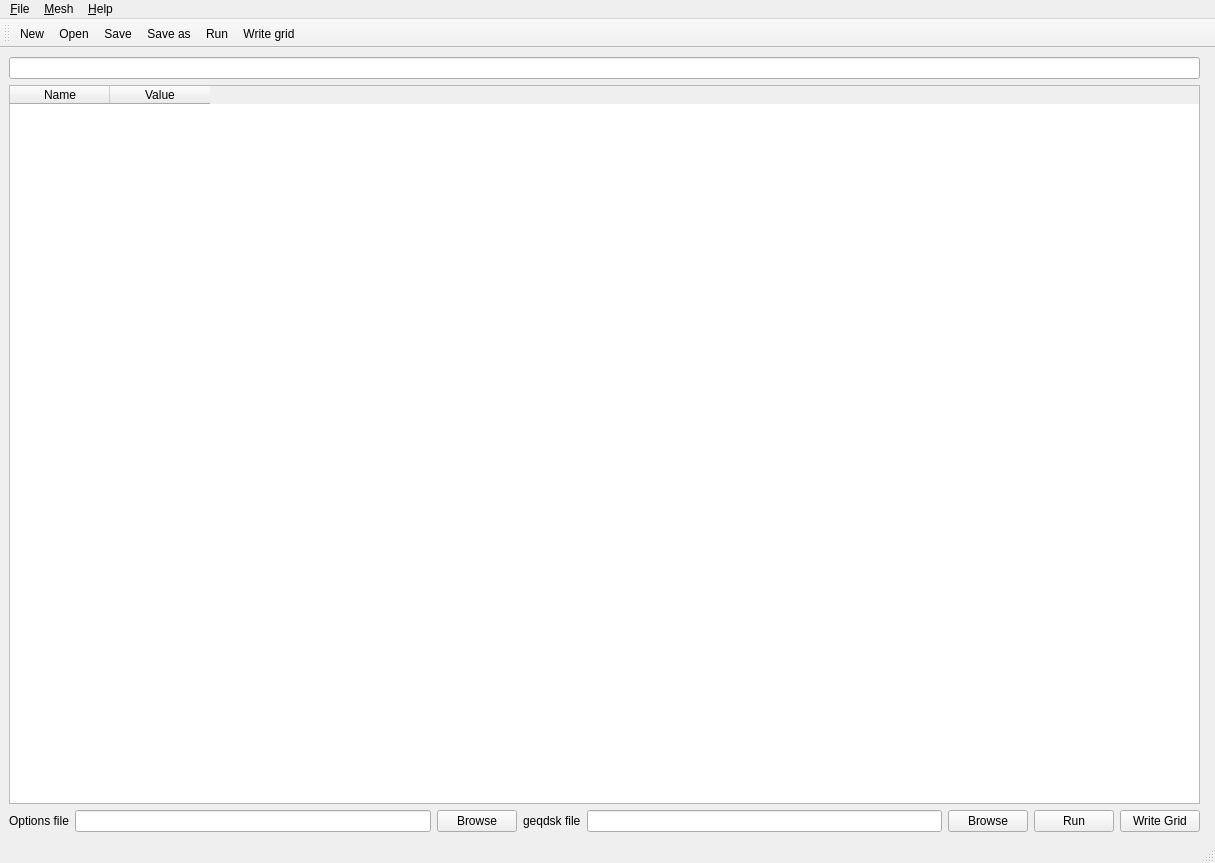
<?xml version="1.0" encoding="UTF-8"?>
<ui version="4.0">
 <class>Hypnotoad2</class>
 <widget class="QMainWindow" name="Hypnotoad2">
  <property name="geometry">
   <rect>
    <x>0</x>
    <y>0</y>
    <width>1215</width>
    <height>863</height>
   </rect>
  </property>
  <property name="windowTitle">
   <string>MainWindow</string>
  </property>
  <widget class="QWidget" name="centralwidget">
   <layout class="QHBoxLayout" name="horizontalLayout_2">
    <item>
     <layout class="QHBoxLayout" name="horizontalLayout">
      <item>
       <layout class="QVBoxLayout" name="verticalLayout_2">
        <item>
         <widget class="QLineEdit" name="search_bar"/>
        </item>
        <item>
         <widget class="QTableWidget" name="options_form">
          <column>
           <property name="text">
            <string>Name</string>
           </property>
          </column>
          <column>
           <property name="text">
            <string>Value</string>
           </property>
          </column>
         </widget>
        </item>
        <item>
         <layout class="QHBoxLayout" name="horizontalLayout_3">
          <item>
           <widget class="QLabel" name="options_file_label">
            <property name="text">
             <string>Options file</string>
            </property>
           </widget>
          </item>
          <item>
           <widget class="QLineEdit" name="options_file_line_edit"/>
          </item>
          <item>
           <widget class="QPushButton" name="options_file_browse_button">
            <property name="text">
             <string>Browse</string>
            </property>
           </widget>
          </item>
          <item>
           <widget class="QLabel" name="geqdsk_file_label">
            <property name="text">
             <string>geqdsk file</string>
            </property>
           </widget>
          </item>
          <item>
           <widget class="QLineEdit" name="geqdsk_file_line_edit"/>
          </item>
          <item>
           <widget class="QPushButton" name="geqdsk_file_browse_button">
            <property name="text">
             <string>Browse</string>
            </property>
           </widget>
          </item>
          <item>
           <widget class="QPushButton" name="run_button">
            <property name="text">
             <string>Run</string>
            </property>
           </widget>
          </item>
          <item>
           <widget class="QPushButton" name="write_grid_button">
            <property name="text">
             <string>Write Grid</string>
            </property>
           </widget>
          </item>
         </layout>
        </item>
       </layout>
      </item>
      <item>
       <widget class="QWidget" name="plottingArea" native="true"/>
      </item>
     </layout>
    </item>
   </layout>
  </widget>
  <widget class="QMenuBar" name="menubar">
   <property name="geometry">
    <rect>
     <x>0</x>
     <y>0</y>
     <width>1215</width>
     <height>22</height>
    </rect>
   </property>
   <widget class="QMenu" name="menu_File">
    <property name="title">
     <string>&amp;File</string>
    </property>
    <addaction name="action_New"/>
    <addaction name="action_Open"/>
    <addaction name="action_Save"/>
    <addaction name="action_Save_as"/>
    <addaction name="action_Revert"/>
    <addaction name="separator"/>
    <addaction name="action_Quit"/>
   </widget>
   <widget class="QMenu" name="menu_Help">
    <property name="title">
     <string>&amp;Help</string>
    </property>
    <addaction name="action_About"/>
   </widget>
   <widget class="QMenu" name="menu_Mesh">
    <property name="title">
     <string>&amp;Mesh</string>
    </property>
    <addaction name="action_Run"/>
    <addaction name="action_Write_grid"/>
   </widget>
   <addaction name="menu_File"/>
   <addaction name="menu_Mesh"/>
   <addaction name="menu_Help"/>
  </widget>
  <widget class="QStatusBar" name="statusbar"/>
  <widget class="QToolBar" name="toolBar">
   <property name="windowTitle">
    <string>toolBar</string>
   </property>
   <attribute name="toolBarArea">
    <enum>TopToolBarArea</enum>
   </attribute>
   <attribute name="toolBarBreak">
    <bool>false</bool>
   </attribute>
   <addaction name="action_New"/>
   <addaction name="action_Open"/>
   <addaction name="action_Save"/>
   <addaction name="action_Save_as"/>
   <addaction name="action_Run"/>
   <addaction name="action_Write_grid"/>
  </widget>
  <action name="action_New">
   <property name="icon">
    <iconset theme="document-new">
     <normaloff>.</normaloff>.</iconset>
   </property>
   <property name="text">
    <string>&amp;New</string>
   </property>
  </action>
  <action name="action_Open">
   <property name="icon">
    <iconset theme="document-open">
     <normaloff>.</normaloff>.</iconset>
   </property>
   <property name="text">
    <string>&amp;Open</string>
   </property>
  </action>
  <action name="action_Save">
   <property name="icon">
    <iconset theme="document-save">
     <normaloff>.</normaloff>.</iconset>
   </property>
   <property name="text">
    <string>&amp;Save</string>
   </property>
   <property name="toolTip">
    <string>Save</string>
   </property>
  </action>
  <action name="action_Save_as">
   <property name="icon">
    <iconset theme="document-save-as">
     <normaloff>.</normaloff>.</iconset>
   </property>
   <property name="text">
    <string>Save as</string>
   </property>
  </action>
  <action name="action_Quit">
   <property name="icon">
    <iconset theme="application-exit">
     <normaloff>.</normaloff>.</iconset>
   </property>
   <property name="text">
    <string>&amp;Quit</string>
   </property>
  </action>
  <action name="action_About">
   <property name="icon">
    <iconset theme="help-about">
     <normaloff>.</normaloff>.</iconset>
   </property>
   <property name="text">
    <string>&amp;About</string>
   </property>
  </action>
  <action name="action_Run">
   <property name="icon">
    <iconset theme="system-run">
     <normaloff>.</normaloff>.</iconset>
   </property>
   <property name="text">
    <string>&amp;Run</string>
   </property>
  </action>
  <action name="action_Write_grid">
   <property name="icon">
    <iconset theme="document-print">
     <normaloff>.</normaloff>.</iconset>
   </property>
   <property name="text">
    <string>&amp;Write grid</string>
   </property>
  </action>
  <action name="action_Revert">
   <property name="icon">
    <iconset theme="document-revert">
     <normaloff>.</normaloff>.</iconset>
   </property>
   <property name="text">
    <string>&amp;Revert</string>
   </property>
  </action>
 </widget>
 <resources/>
 <connections/>
</ui>
